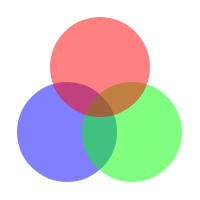
Frame 1 (no input)
Frame 60 (no input): identical to frame 1, image omitted
Frame 120 (the mouse pressed at the canvas centre since frame 60): identical to frame 1, image omitted

The p5.js sketch that drew this single still picture (run headless with seeded random() and noise() and a simulated clock; from frame 60 on, the mouse is pressed at the canvas centre):

// p5.js sketch
// ── sketch.js
function setup() {
  createCanvas(200,200);
}

function draw() {
  background(255,255,255);
  noStroke();
  fill(0,0,255,127);
  ellipse(67,132,100,100);
  fill(0,255,0,127);
  ellipse(132,132,100,100);
  fill(255,0,0,127);
  ellipse(100,67,100,100)

}
